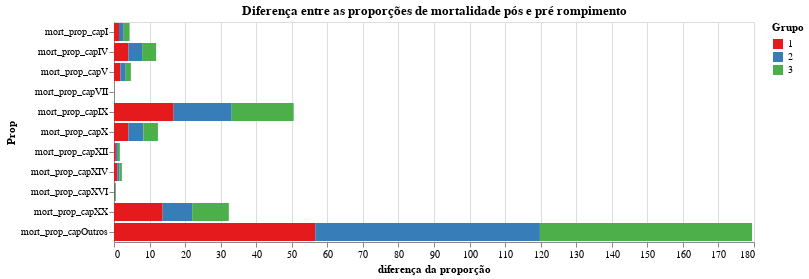

Here is the notebook cell this chart was saved with:
### Code cell
c = alt.Chart(aux2, title='Diferença entre as proporções de mortalidade pós e pré rompimento').mark_bar().encode(
    alt.Color('grupo:N', title='Grupo'),
    alt.Y('nome_prop:N', title='Prop', sort=None),
    alt.X('value:Q', title='diferença da proporção'),
    alt.Order('grupo:N', sort='ascending'),
    alt.Tooltip('value:Q')
).properties(
    width=640,
).configure_range(
    category={'scheme': 'set1'}
)

c

### Figure 1 — Vega-Lite specification as saved in the notebook (floating-point values rounded to 4 significant figures)
{"config": {"view": {"continuousWidth": 400, "continuousHeight": 300}, "range": {"category": {"scheme": "set1"}}}, "data": {"name": "data-97e1027f072504f95545ea6ad429672e"}, "mark": "bar", "encoding": {"color": {"type": "nominal", "field": "grupo", "title": "Grupo"}, "order": {"type": "nominal", "field": "grupo", "sort": "ascending"}, "tooltip": {"type": "quantitative", "field": "value"}, "x": {"type": "quantitative", "field": "value", "title": "diferença da proporção"}, "y": {"type": "nominal", "field": "nome_prop", "sort": null, "title": "Prop"}}, "title": "Diferença entre as proporções de mortalidade pós e pré rompimento", "width": 640, "$schema": "https://vega.github.io/schema/vega-lite/v4.8.1.json", "datasets": {"data-97e1027f072504f95545ea6ad429672e": [{"grupo": 1.0, "nome_prop": "mort_prop_capI", "value": 1.41}, {"grupo": 2.0, "nome_prop": "mort_prop_capI", "value": 1.318}, {"grupo": 3.0, "nome_prop": "mort_prop_capI", "value": 1.647}, {"grupo": 1.0, "nome_prop": "mort_prop_capIV", "value": 4.056}, {"grupo": 2.0, "nome_prop": "mort_prop_capIV", "value": 3.85}, {"grupo": 3.0, "nome_prop": "mort_prop_capIV", "value": 3.938}, {"grupo": 1.0, "nome_prop": "mort_prop_capV", "value": 1.811}, {"grupo": 2.0, "nome_prop": "mort_prop_capV", "value": 1.483}, {"grupo": 3.0, "nome_prop": "mort_prop_capV", "value": 1.452}, {"grupo": 1.0, "nome_prop": "mort_prop_capVII", "value": 0.0}, {"grupo": 2.0, "nome_prop": "mort_prop_capVII", "value": 0.0}, {"grupo": 3.0, "nome_prop": "mort_prop_capVII", "value": 0.0}, {"grupo": 1.0, "nome_prop": "mort_prop_capIX", "value": 16.78}, {"grupo": 2.0, "nome_prop": "mort_prop_capIX", "value": 16.33}, {"grupo": 3.0, "nome_prop": "mort_prop_capIX", "value": 17.43}, {"grupo": 1.0, "nome_prop": "mort_prop_capX", "value": 4.056}, {"grupo": 2.0, "nome_prop": "mort_prop_capX", "value": 4.207}, {"grupo": 3.0, "nome_prop": "mort_prop_capX", "value": 4.102}, {"grupo": 1.0, "nome_prop": "mort_prop_capXII", "value": 0.5223}, {"grupo": 2.0, "nome_prop": "mort_prop_capXII", "value": 0.5575}, {"grupo": 3.0, "nome_prop": "mort_prop_capXII", "value": 0.5689}, {"grupo": 1.0, "nome_prop": "mort_prop_capXIV", "value": 0.9227}, {"grupo": 2.0, "nome_prop": "mort_prop_capXIV", "value": 0.6311}, {"grupo": 3.0, "nome_prop": "mort_prop_capXIV", "value": 0.6588}, {"grupo": 1.0, "nome_prop": "mort_prop_capXVI", "value": 0.1567}, {"grupo": 2.0, "nome_prop": "mort_prop_capXVI", "value": 0.1332}, {"grupo": 3.0, "nome_prop": "mort_prop_capXVI", "value": 0.2396}, {"grupo": 1.0, "nome_prop": "mort_prop_capXX", "value": 13.68}, {"grupo": 2.0, "nome_prop": "mort_prop_capXX", "value": 8.302}, {"grupo": 3.0, "nome_prop": "mort_prop_capXX", "value": 10.3}, {"grupo": 1.0, "nome_prop": "mort_prop_capOutros", "value": 56.6}, {"grupo": 2.0, "nome_prop": "mort_prop_capOutros", "value": 63.19}, {"grupo": 3.0, "nome_prop": "mort_prop_capOutros", "value": 59.66}]}}
